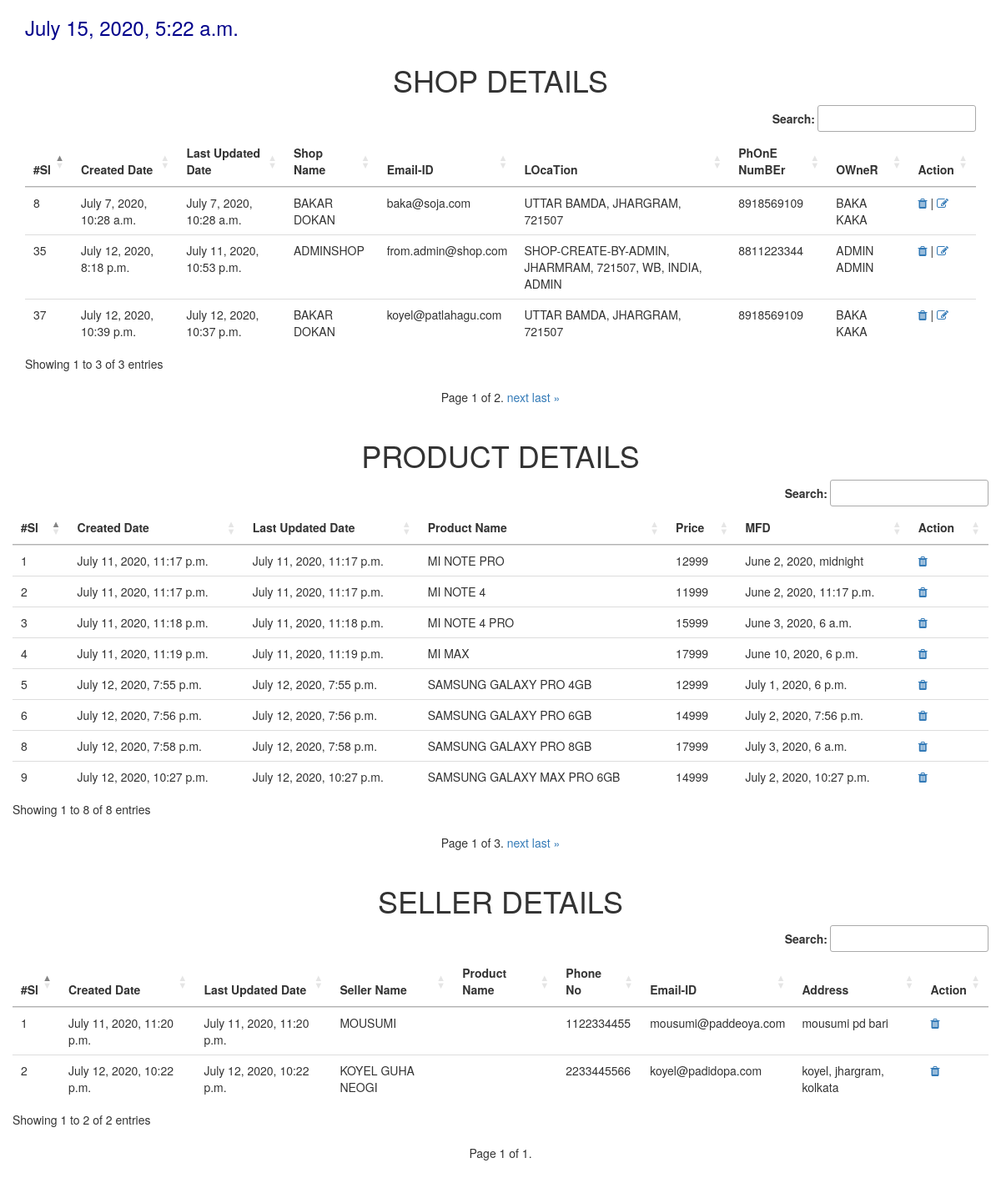
/myapp1/hello/, run on an earlier commit of the app's database.
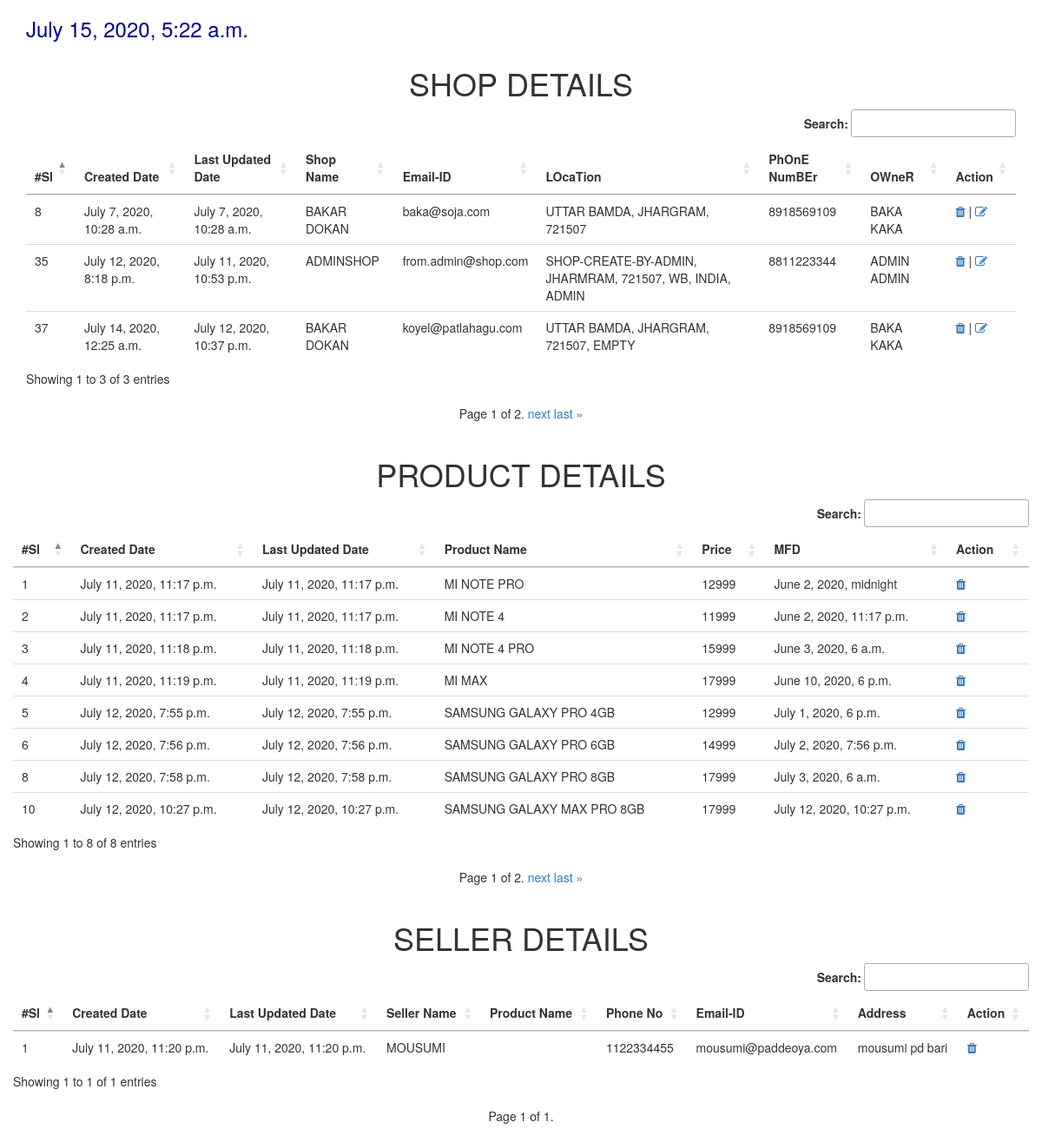
And on a later commit of the database.
### myapp1/models.py (models this page shows)
class MyShop(models.Model):
    shop_name = models.CharField(max_length=100)
    shop_email = models.EmailField(max_length=100)
    shop_location = models.TextField()
    shop_phono = models.IntegerField(null=False, blank=False)
    shop_ownner = models.CharField(max_length=100, null=False, blank=False)
    shop_owner_pic = models.ImageField(upload_to='shop', max_length=100, default="N/A")
    created_at = models.DateTimeField(auto_now=True)
    updated_at = models.DateTimeField(auto_now_add=True)
    class Meta:
        db_table = "ShopDetail"

class Product(models.Model):
    product_name = models.CharField(max_length=100)
    price = models.CharField(max_length=100)
    mfd = models.DateTimeField(auto_now_add=False)
    created_at = models.DateTimeField(auto_now=True)
    updated_at = models.DateTimeField(auto_now_add=True)

class Seller(models.Model):
    product_id = models.ForeignKey(Product, on_delete=models.CASCADE)
    seller_name = models.CharField(max_length=100)
    phone_no = models.IntegerField(blank=True, null=True)
    email_id = models.EmailField(max_length=255, blank=True, null=True)
    address = models.TextField()
    seller_pic = models.ImageField(upload_to='seller', max_length=100, default='N/A')
    created_at = models.DateTimeField(auto_now=True)
    updated_at = models.DateTimeField(auto_now_add=True)

### myapp1/views.py (the view, shortened to what this page needs)
@require_http_methods(["GET", "POST", "PUT", "DELETE"])
def hello(request):
    today_time = datetime.datetime.now()
    checking = MyShop.objects.filter(shop_email__exact = "koyel@patlahagu.com").count()
    shopobj = MyShop.objects.all().order_by('-id')
    shopPaginator = Paginator(shopobj, 3)
    page_number = request.GET.get('page')
    shop_page_obj = shopPaginator.get_page(page_number)
    productobj = Product.objects.all().order_by('created_at')
    proPaginator = Paginator(productobj, 8)
    page_number = request.GET.get('page')
    pro_page_obj = proPaginator.get_page(page_number)
    sellerobj = Seller.objects.all()
    sellerPaginator = Paginator(sellerobj, 3)
    page_number = request.GET.get('page')
    seller_page_obj = sellerPaginator.get_page(page_number)
    obj = {"shopdetails": shop_page_obj, "products": pro_page_obj, "sellers": seller_page_obj, "datetime": today_time}
    template = loader.get_template('hello.html')
    return HttpResponse(template.render(obj))

### myapp1/templates/hello.html (shortened to what the changed rows need)
{% extends "layout/layout.html" %}
    {% block content %}
        <div class="container">
            <div class="row">
                <div class="col-md-12">
                    <div class="row">
                        <div class="col-md-12 text-center">
                            <h1>SHOP DETAILS</h1>
                        </div>
                    </div>
                    <div class="row">
                        <div class="col-md-12">
                            <table style="border: darkred;" class="table table-hover table-border" id="shoptbl" title="EVERY SHOP DETAILS">
                                <thead>
                                    <tr>
                                        <th>#Sl</th>
                                        <th>Created Date</th>
                                        <th>Last Updated Date</th>
                                        <th>Shop Name</th>
                                        <th>Email-ID</th>
                                        <th>LOcaTion</th>
                                        <th>PhOnE NumBEr</th>
                                        <th>OWneR</th>
                                        <th>Action</th>
                                    </tr>
                                </thead>
                                <tbody>
                                    {% for sd in shopdetails %}
                                    <tr>
                                        <td>{{sd.id}}</td>
                                        <td>{{sd.created_at}}</td>
                                        <td>{{sd.updated_at}}</td>
                                        <td>{{sd.shop_name|upper}}</td>
                                        <td>{{sd.shop_email}}</td>
                                        <td>{{sd.shop_location|upper}}</td>
                                        <td>{{sd.shop_phono}}</td>
                                        <td>{{sd.shop_ownner|upper}}</td>
                                        <td>
                                            <a href="{% url 'shop-delete' id=sd.id %}"><i class="fa fa-trash"></i></a> |
                                            <a href="{% url 'single-shop' id=sd.id %}"><i class="fa fa-edit"></i></a>
                                        </td>
                                    </tr>
                                    {% endfor %}
                                </tbody>
                            </table>
                        </div>
                    </div>
                </div>
            </div>
            <div class="row">
                <div class="col-md-12">
                    <div class="row">
                        <div class="col-md-12 text-center">
                            <h1>PRODUCT DETAILS</h1>
                        </div>
                    </div>
                    <div class="row">
                        <table style="border: darkred;" class="table table-hover table-border" id="producttbl" title="EVERY PRODUCT DETAILS">
                            <thead>
                                <tr>
                                    <th>#Sl</th>
                                    <th>Created Date</th>
                                    <th>Last Updated Date</th>
                                    <th>Product Name</th>
                                    <th>Price</th>
                                    <th>MFD</th>
                                    <th>Action</th>
                                </tr>
                            </thead>
                            <tbody>
                                {% for pd in products %}
                                <tr>
                                    <td>{{pd.id}}</td>
                                    <td>{{pd.created_at}}</td>
                                    <td>{{pd.updated_at}}</td>
                                    <td>{{pd.product_name|upper}}</td>
                                    <td>{{pd.price}}</td>
                                    <td>{{pd.mfd}}</td>
                                    <td>
                                        <a href="{% url 'product-delete' id=pd.id %}"><i class="fa fa-trash"></i></a>
                                    </td>
                                </tr>
                                {% endfor %}
                            </tbody>
                        </table>
                    </div>
                    <div class="row text-center">
                        <div class="pagination">
                            <span class="step-links">
                                <span class="current">
                                    Page {{ products.number }} of {{ products.paginator.num_pages }}.
                                </span>
                                {% if products.has_next %}
                                    <a href="?page={{ products.next_page_number }}">next</a>
                                    <a href="?page={{ products.paginator.num_pages }}">last &raquo;</a>
                                {% endif %}
                            </span>
                        </div>
                    </div>
                </div>
            </div>
            <div class="row">
                <div class="col-md-12">
                    <div class="row">
                        <div class="col-md-12 text-center">
                            <h1>SELLER DETAILS</h1>
                        </div>
                    </div>
                    <div class="row">
                        <table style="border: darkred;" class="table table-hover table-border" id="sellertbl" title="EVERY SELLER DETAILS">
                            <thead>
                                <tr>
                                    <th>#Sl</th>
                                    <th>Created Date</th>
                                    <th>Last Updated Date</th>
                                    <th>Seller Name</th>
                                    <th>Product Name</th>
                                    <th>Phone No</th>
                                    <th>Email-ID</th>
                                    <th>Address</th>
                                    <th>Action</th>
                                </tr>
                            </thead>
                            <tbody>
                                {% for sl in sellers %}
                                <tr>
                                    <td>{{sl.id}}</td>
                                    <td>{{sl.created_at}}</td>
                                    <td>{{sl.updated_at}}</td>
                                    <td>{{sl.seller_name|upper}}</td>
                                    <td>{{sl.product_id_id.product_name}}</td>
                                    <td>{{sl.phone_no}}</td>
                                    <td>{{sl.email_id}}</td>
                                    <td>{{sl.address}}</td>
                                    <td>
                                        <a href="{% url 'seller-delete' id=sl.id %}"><i class="fa fa-trash"></i></a>
                                    </td>
                                </tr>
                                {% endfor %}
                            </tbody>
                        </table>
                    </div>
                    <div class="row text-center">
                        <div class="pagination">
                        </div>
                    </div>
                </div>
            </div>
        </div>
    {% endblock %}

What changed in the data, as far as the page shows it:
removed Product: id "9", created_at "July 12, 2020, 10:27 p.m.", updated_at "July 12, 2020, 10:27 p.m.", product_name "SAMSUNG GALAXY MAX PRO 6GB", price "14999", mfd "July 2, 2020, 10:27 p.m."
removed Seller: id "2", created_at "July 12, 2020, 10:22 p.m.", updated_at "July 12, 2020, 10:22 p.m.", seller_name "KOYEL GUHA NEOGI", phone_no "2233445566", email_id "koyel@padidopa.com", address "koyel, jhargram, kolkata"
changed MyShop "koyel@patlahagu.com": created_at "July 12, 2020, 10:39 p.m." → "July 14, 2020, 12:25 a.m."; shop_location "UTTAR BAMDA, JHARGRAM, 721507" → "UTTAR BAMDA, JHARGRAM, 721507, EMPTY"
now on this page (row unchanged): Product: id "10", created_at "July 12, 2020, 10:27 p.m.", updated_at "July 12, 2020, 10:27 p.m.", product_name "SAMSUNG GALAXY MAX PRO 8GB", price "17999", mfd "July 12, 2020, 10:27 p.m."
Also different on the page:
{{ products.paginator.num_pages }}: "3" → "2"
text written by a page script: "Search: Showing 1 to 2 of 2 entries" → "Search: Showing 1 to 1 of 1 entries"
